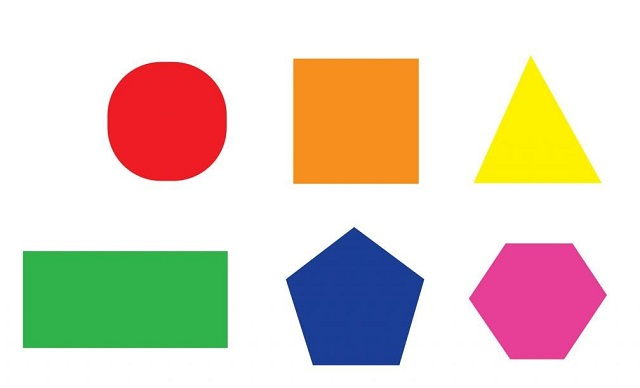
//> input picture code/NhanDienAnh/nhandienanh/vuong.jpg, 640 x 388 px, given in place of the camera
$ ./Face_detecting-Project1_   (built with g++ and OpenCV 4)
//> lines starting //> are read from the running program, lines starting //| are printed output that depends on the picture; after the words box and inside, x2 and y2 are one past the last pixel; in counts of white or black regions, pixels touching at a corner belong together
#include <opencv2/imgcodecs.hpp>
#include <opencv2/imgproc.hpp>
#include <opencv2/highgui.hpp>
#include <iostream>

using namespace std;
using namespace cv;

void ContourTool(Mat imgDil, Mat img)
{
	vector<vector<Point>> contours; // vector điểm trên hình
	vector<Vec4i> hierarchy;
	findContours(imgDil, contours, hierarchy, RETR_EXTERNAL, CHAIN_APPROX_SIMPLE);
	drawContours(img, contours, -1, Scalar(255, 0, 255), 2);
}

void main()
{
VideoCapture cap(0);
Mat img;
	Mat imgCVT, imgBlur, imgCanny, imgDilate;

	while (true)
	{
		cap.read(img);
//> img is the input picture: 388 rows x 640 cols, CV_8UC3; mean B, G, R 196.9, 211.2, 223.3
		cvtColor(img, imgCVT, COLOR_BGR2GRAY);
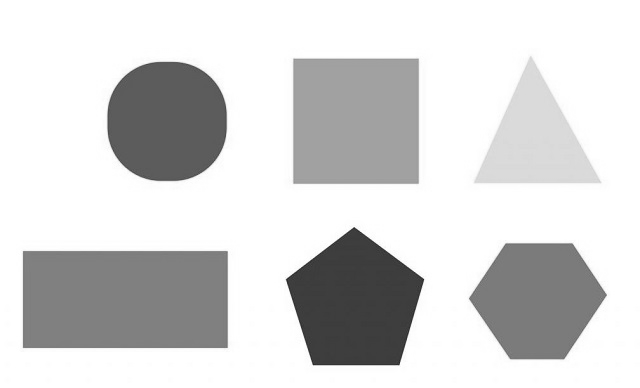
//> imgCVT: 388 rows x 640 cols, CV_8UC1; min 36, max 255, mean 213.1
		GaussianBlur(img, imgBlur, Size(7, 7), 4, 0);
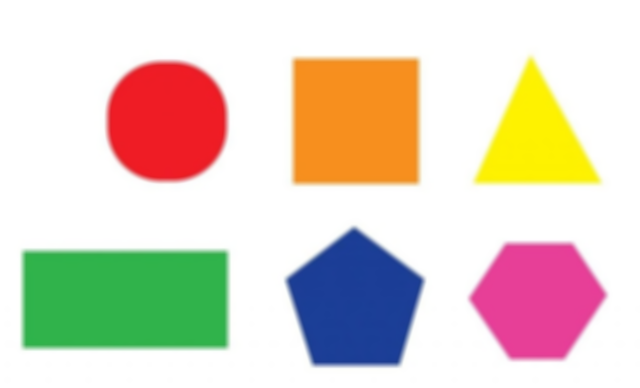
//> imgBlur: 388 rows x 640 cols, CV_8UC3; mean B, G, R 196.9, 211.2, 223.3
		Canny(imgBlur, imgCanny, 70, 7);
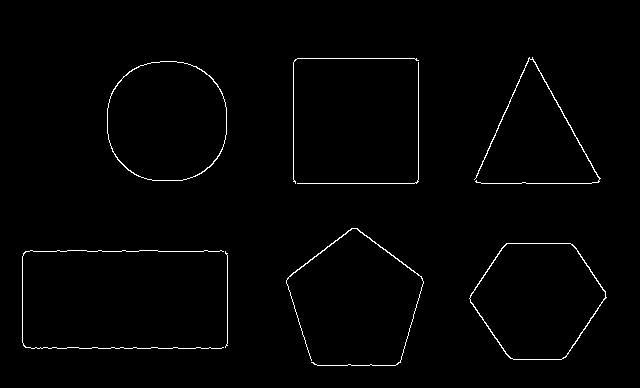
//> imgCanny: 388 rows x 640 cols, CV_8UC1; 1.2% white in thin lines or dots, all inside (x1, y1, x2, y2) = (22, 57, 607, 366)
		Mat kernel = getStructuringElement(MORPH_RECT, Size(2, 2));
		dilate(imgCanny, imgDilate, kernel);
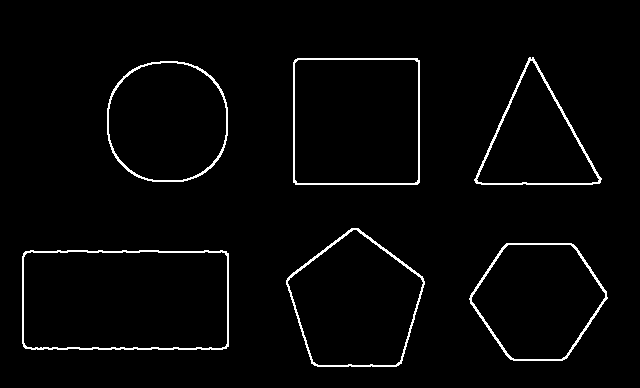
//> imgDilate: 388 rows x 640 cols, CV_8UC1; 2.5% white in thin lines or dots, all inside (x1, y1, x2, y2) = (22, 57, 608, 367)

		ContourTool(imgDilate, img);
//> in ContourTool, `findContours(imgDil, contours, hierarchy, RETR_EXTERNAL, CHAIN_APPROX_..`: contours = 6 contours; box (x1, y1, x2, y2) and area: (22, 250, 229, 350) 20172, (293, 58, 420, 185) 15860, (286, 228, 425, 367) 13618, (107, 61, 228, 182) 11984, (469, 243, 608, 361) 11786, (474, 57, 602, 185) 8524
//> in ContourTool, `drawContours(img, contours, -1, Scalar(255, 0, 255), 2);`:
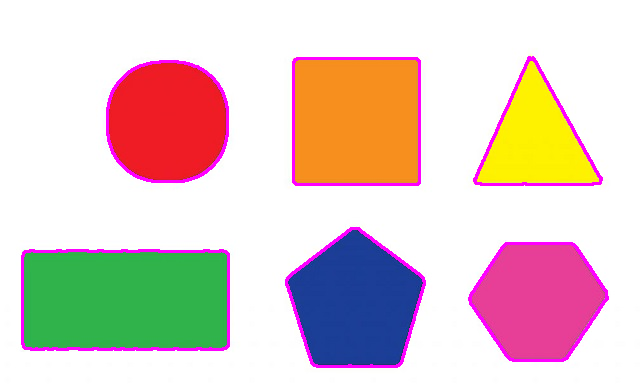
//> img: 388 rows x 640 cols, CV_8UC3; 3.62% of pixels changed, all inside (x1, y1, x2, y2) = (21, 56, 609, 368)

		imshow("Image", img);
		waitKey(20);
	}
}
